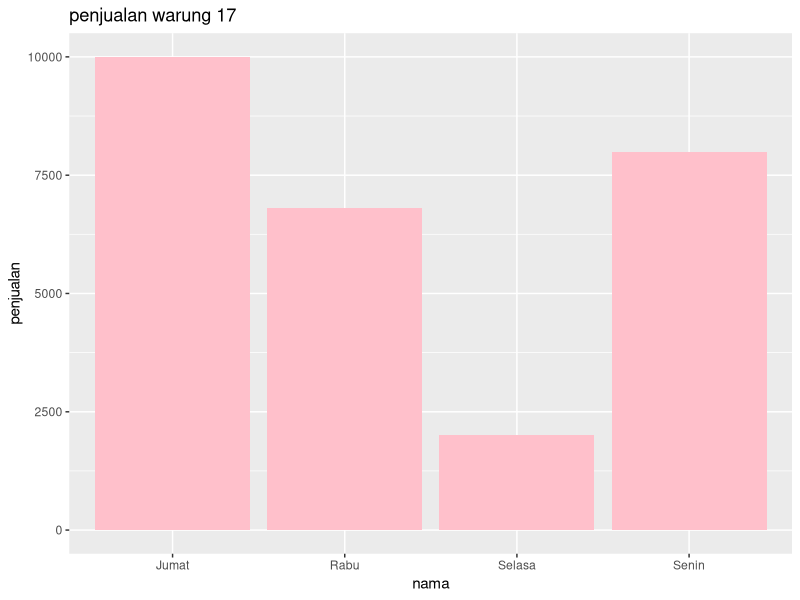

Recreate this plot in R.
#CALL A FUNCTION
my_function = function(){
  print("say the name")
}
  my_function()
#ARGUMENTS IN FUNCTION
my_function= function(fname) {
  paste(fname, "lee")
}
my_function("seokmin")
my_function("jihoon")
my_function("chan")
#NUMBER OF ARGUMENTS IN FUNCTION
my_function= function(fname, lname) {
  paste(fname, lname)
}
my_function("Jeon", "Wonwoo")
#DEFAULT PARAMETER VALUE 
my_function= function(country = "United Kingdom") {
  paste("i am from", country)
}
my_function("England")
my_function("Scotland")
my_function()
my_function("North Ireland")
my_function("Wales")
#RETURN VALUE IN FUNCTION
my_function= function(x) {
  return(19*x)
}
print(my_function(2))
print(my_function(7))
print(my_function(0))
#NESTED IN FUNCTION
#1
nested_function = function(x, y){
  a = x + y
  return(a)
}
nested_function(nested_function(5,6), nested_function(8,7))
#2
outer_func = function(x){
  inner_func= function(y){
    a= x+y
    return(a)
  }
  return(inner_func)
}
output= outer_func(6)
output(8)
#RECURSION IN FUNCTION
tri_recursion = function(k) {
  if(k>1) {
    result = k+tri_recursion(k-1)
    print(result)
  } else {
    result = 1
    return(result)
  }
}
tri_recursion(9)
#GLOBAL VARIABLE
#1
txt = "very demure"
my_function = function() {
  paste("She is", txt)
}
my_function()
#2
txt = "SEVENTEEN"
my_function= function() {
  txt= "funny"
  paste("Going Seventeen is", txt)
}
my_function()
txt
#THE GLOBAL ASSIGNMENT OPERATOR IN FUNCTION
#1
my_function = function() {
  txt <<- "Gorgeous"
  paste("Niki Zefanya is", txt)
}
my_function()
print(txt)
#2
txt= "coquette"
my_function= function() {
  txt<="pretty"
  paste("you are so", txt)
}
my_function()
paste("you are so", txt)
#MACAM-MACAM FUNCITON
#built-in
#1
rata_rata= median(c(3, 4, 7, 10))
print(rata_rata)
#2
hitungRataRata= function(angka) {
  rata_rata = mean(angka)
  return(rata_rata)
}
hitungRataRata(c(5, 7, 9, 15))
#3
jumlah = function(...) {
  sum(...)
}
jumlah(123, 223, 323, 423, 523)
#USER DEFINED (FUNGSI CUSTOM)
hitungLuasPersegiPanjang = function(panjang, lebar) {
  luas = panjang * lebar
  return(luas)
}
hitungLuasPersegiPanjang(12,10)
#PACKAGE & LIBRARY
#modul eksternal
#contoh kasus 1
library(dplyr)
data = data.frame(nama = c("Wonu", "Dino", "Igyu"), nilai = c(78, 86, 92))
data_filtered = data %>% filter(nilai > 78)
print(data_filtered)
#conoth kasus 2
library(ggplot2)
data_penjualan = data.frame(
  nama = c("Senin", "Selasa", "Rabu", "Jumat"),
  penjualan = c(8000, 2000, 6800, 10000)
)

ggplot(data_penjualan, aes(x = nama, y = penjualan)) +
  geom_bar(stat = "identity", fill = "pink") + 
  ggtitle("penjualan warung 17")